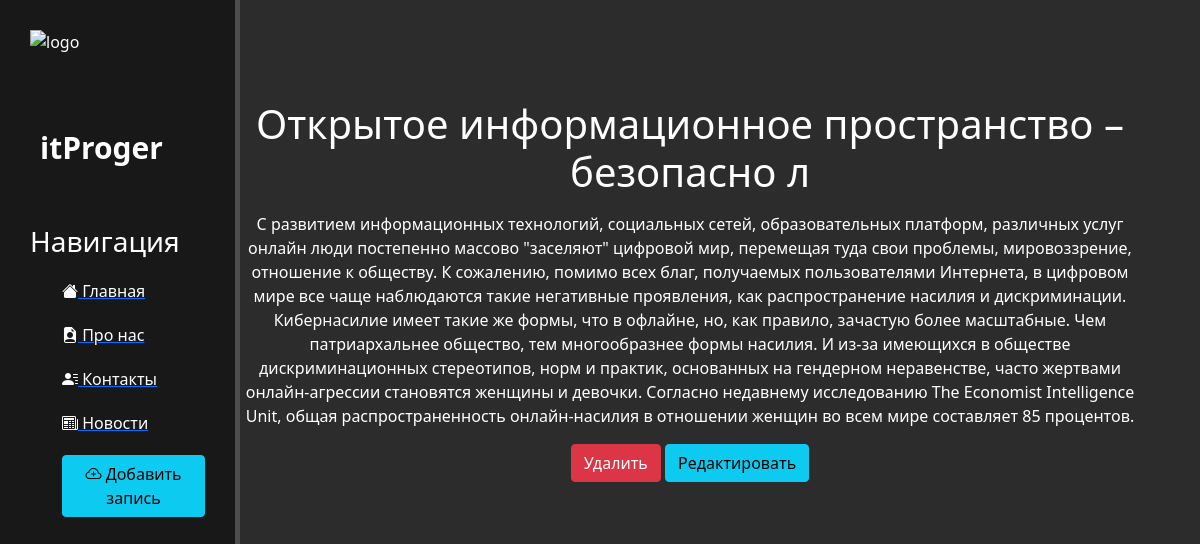
/news/6, run on the app's committed database.
### news/models.py (models this page shows, shortened)
class Articles(models.Model):
    title = models.CharField('Название', max_length=50, default='')
    anons = models.CharField('Анонс', max_length=250)
    full_text = models.TextField('Статья')
    data = models.DateTimeField('Дата публикации')
    class Meta:
        verbose_name = 'новость'
        verbose_name_plural = 'Новости'

### news/views.py (the view)
# urls.py: path('<int:pk>', views.NewsDetailView.as_view(), name="news-detail"),
class NewsDetailView(DetailView):
    model = Articles
    template_name = 'news/details_view.html'
    context_object_name = 'article'

### news/templates/news/details_view.html (shortened to what this page needs)
{% extends 'main/layout.html' %}
{% block content %}
 <div class="features">
     <h1> {{ article.title }} </h1>
     <p>{{ article.full_text }}</p>
     <a href="{% url 'news-delete' article.id %}" class="btn btn-danger"> Удалить </a>
     <a href="{% url 'news-update' article.id %}" class="btn btn-info"> Редактировать </a>
 </div>
{% endblock %}

### main/static/main/css/mainn.css (style rules this page uses)
body { background: #2c2c2c; }
main .features { float: left; color: #fff; margin-top: 100px; text-align: center; width: 75%; }

### data on the page
Articles: title "Открытое информационное пространство – безопасно л", full_text "С развитием информационных технологий, социальных сетей, образовательных платформ, различных услуг онлайн люди постепенно массово \"заселяют\" цифровой мир, перемещая туда свои проблемы, мировоззрение, отношение к обществу. К сожалению, помимо всех благ, получаемых пользователями Интернета, в цифровом мире все чаще наблюдаются такие негативные проявления, как распространение насилия и дискриминации. Кибернасилие имеет такие же формы, что в офлайне, но, как правило, зачастую более масштабные. Чем патриархальнее общество, тем многообразнее формы насилия. И из-за имеющихся в обществе дискриминационных стереотипов, норм и практик, основанных на гендерном неравенстве, часто жертвами…"
